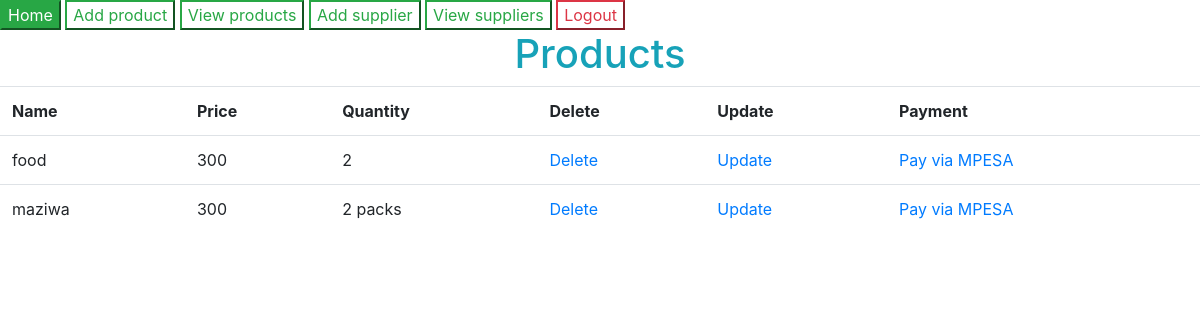
The app's page /products/ (signed in), older data.
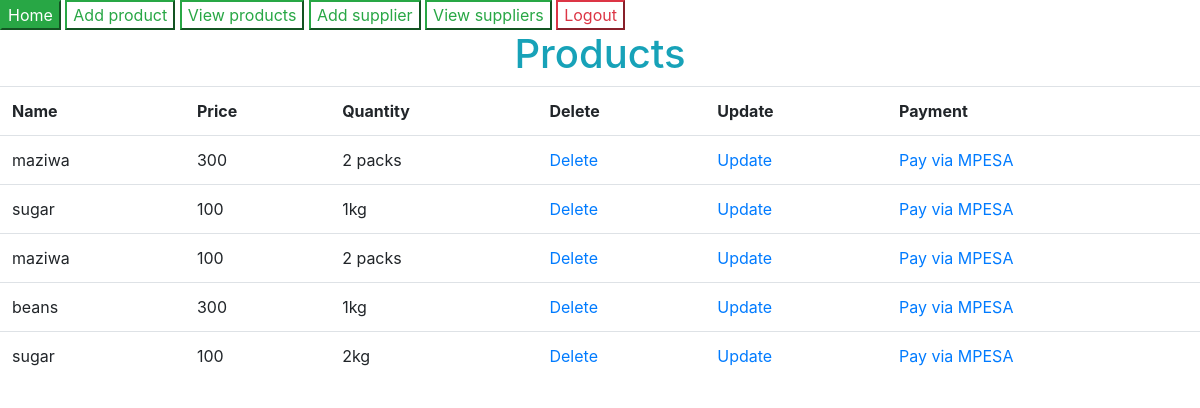
The same page, newer data.
### afternoonDjangoRegistration/models.py (models this page shows)
class Product(models.Model):
    prod_name = models.CharField(max_length=30,
                                 blank=False, null=False)
    prod_price = models.CharField(max_length=30,
                                  blank=False, null=False)
    prod_quantity = models.CharField(max_length=30,
                                     blank=False, null=False)

### afternoonDjangoRegistration/views.py (the view)
# urls.py: path('products/', general_views.view_products, name='products'),
@login_required
def view_products(request):
    products = Product.objects.all()
    context = {'products':products}
    return render(request, 'products.html', context)

### templates/products.html
{% extends 'basee.html' %}
{% block content %}
    <section class="products-section">
        <div class="products-section-container">
            <h1 CLASS="text-info text-center">Products</h1>
            <table class="table">
                 <tr>
                <th>Name</th>
                <th>Price</th>
                <th>Quantity</th>
                <th>Delete</th>
                <th>Update</th>
                <th>Payment</th>
            </tr>
            {% for product in products %}
                <tr>
                    <td>{{ product.prod_name }}</td>
                    <td>{{ product.prod_price }}</td>
                    <td>{{ product.prod_quantity }}</td>
                    <td><a href="/delete-product/{{ product.id }}">Delete</a></td>
                    <td><a href="/update-product/{{ product.id }}">Update</a></td>
                    <td><a href="/payment/{{ product.id }}">Pay via MPESA</a></td>
                </tr>
            {% endfor %}
            </table>
        </div>
    </section>
{% endblock %}

### templates/basee.html (shortened to what this page needs)
<!DOCTYPE html>
<html lang="en">
<head>
    {% load static %}
    {% load crispy_forms_tags %}
    <link rel="stylesheet" href={% static "bootstrap/css/bootstrap.css" %}>
</head>
<body>
<section class="navigation-section">
    <div class="navigation-section-container">
        <a href="{% url 'my-home' %}"><button class="btn-secondary btn-outline-success">Home</button></a>
        {% if user.is_authenticated %}
            <a href="{% url 'add-product' %}"><button class="btn-secondary btn-outline-success">Add product</button></a>
            <a href="{% url 'products' %}"><button class="btn-secondary btn-outline-success">View products</button></a>
            <a href="{% url 'add-supplier' %}"><button class="btn-secondary btn-outline-success">Add supplier</button></a>
            <a href="{% url 'suppliers' %}"><button class="btn-secondary btn-outline-success">View suppliers</button></a>
            <a href="{% url 'users-logout' %}"><button class="btn-primary btn-outline-danger">Logout</button></a>
        {% else %}
            <a href="{% url 'users-registration' %}"><button>Register</button></a>
            <a href="{% url 'users-login' %}"><button>Login</button></a>
        {% endif %}
    </div>
</section>
{% block content %}
{% endblock %}
</body>
</html>

Row changes from the older to the newer data that the page shows:
removed Product: prod_name "food", prod_price "300", prod_quantity "2"
added Product: prod_name "sugar", prod_price "100", prod_quantity "1kg"
added Product: prod_name "maziwa", prod_price "100", prod_quantity "2 packs"
added Product: prod_name "beans", prod_price "300", prod_quantity "1kg"
added Product: prod_name "sugar", prod_price "100", prod_quantity "2kg"
